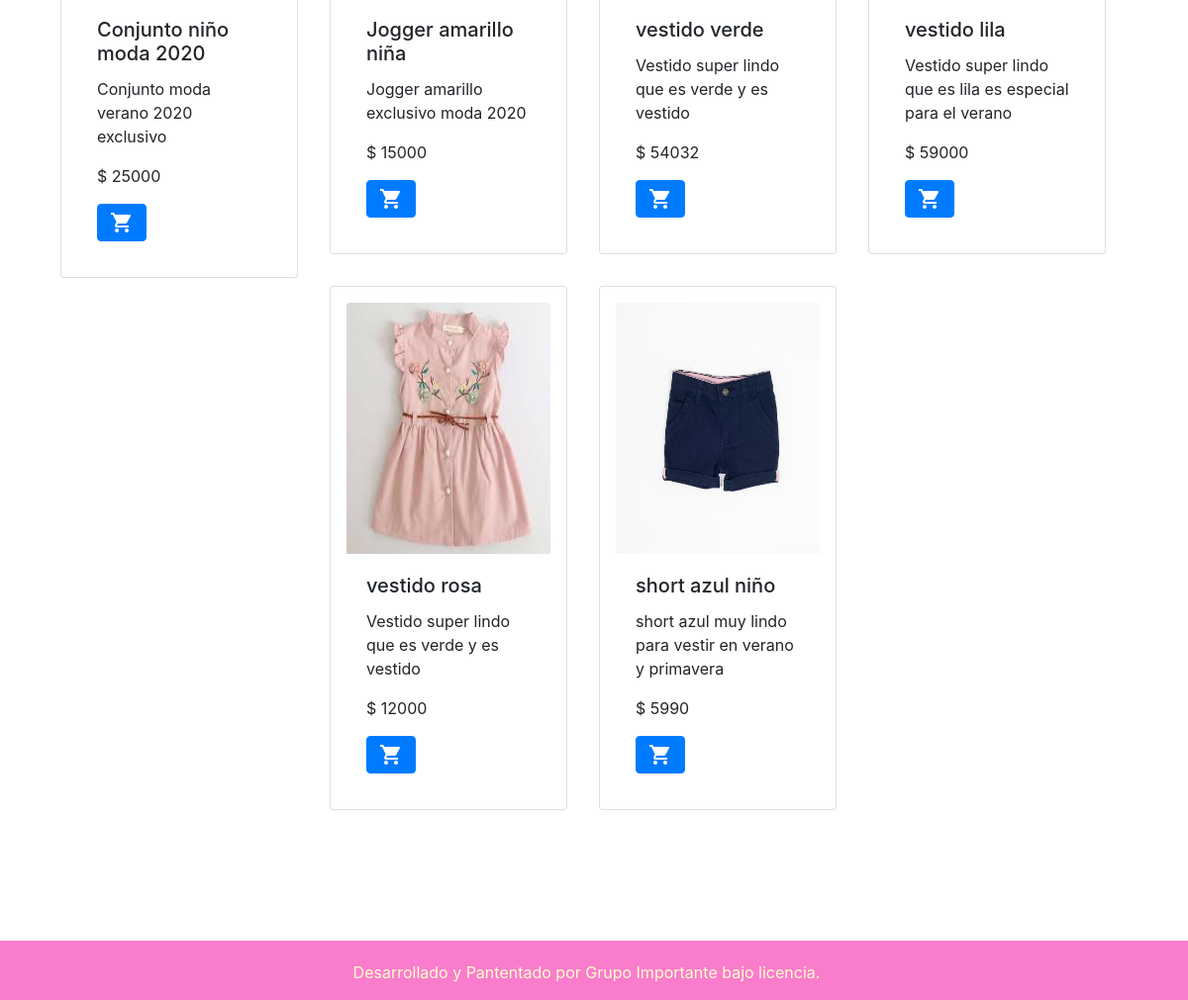
Before: /galeria (lower part) with the older database file.
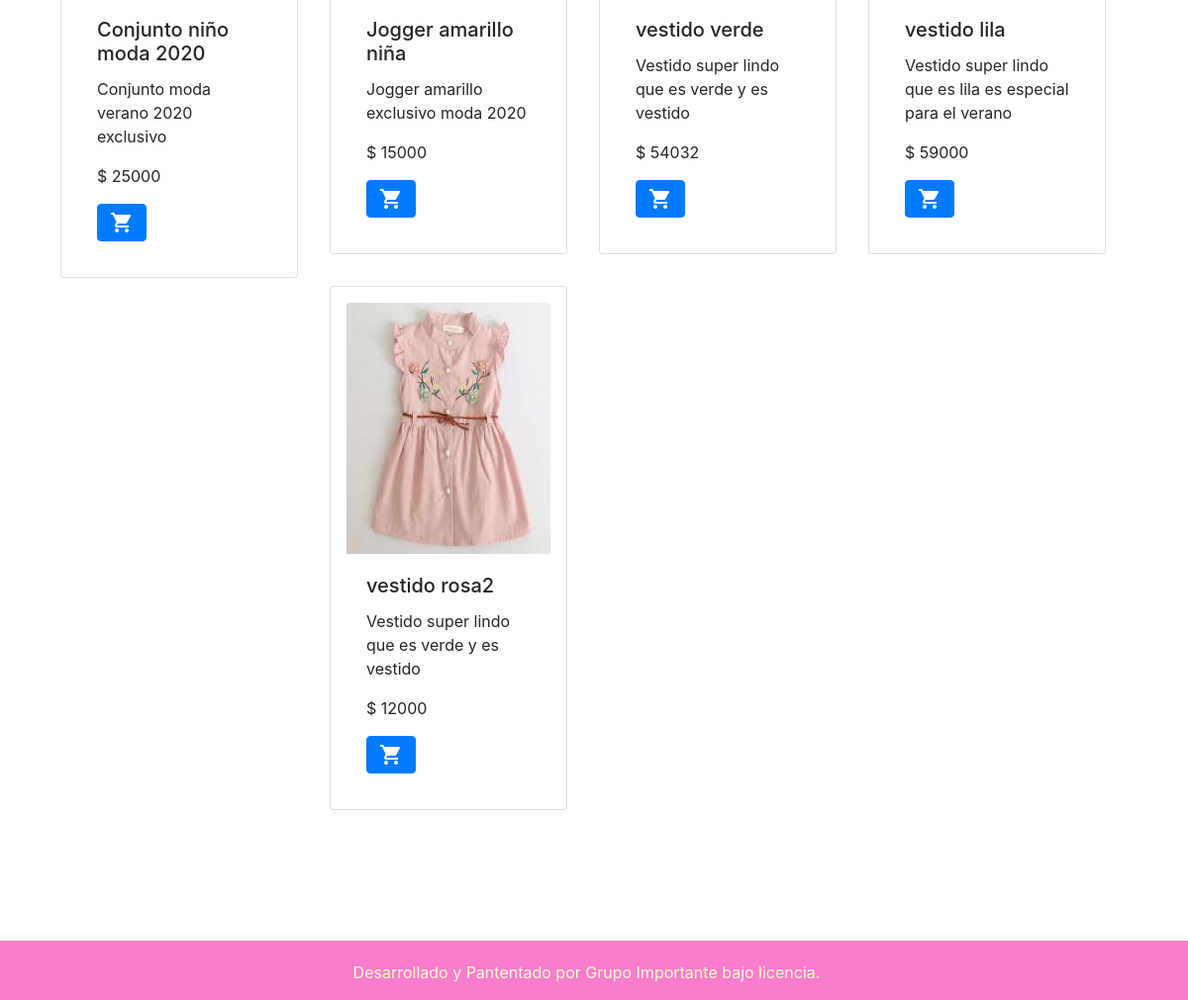
After: the same page with the newer database file.
### blog/models.py (models this page shows, shortened)
class Productos(models.Model):
    nombre = models.CharField(max_length=200)
    imagen = models.ImageField()
    valor = models.IntegerField()
    descripcion = models.CharField(max_length=200)
    active = models.BooleanField(default=True)

### blog/views.py (the view)
# urls.py: path('galeria', views.galeria, name='galeria'),
def galeria(request):
    Producto = Productos.objects.filter(active=True)
    return render(request, 'blog/galeria.html', {'Productos': Producto})

### blog/templates/blog/galeria.html (shortened to what this page needs)
{% extends 'blog/base.html' %} {% block content %} {% for producto in Productos %}
<div class="product-card card ">
    <div id="product-img">
        <img class="product-img card-img-top img-fluid" src="{{ producto.imagen.url}}" alt="{{producto.nombre}}">
    </div>
    <div class="card-body">
        <h5 class="card-title">{{producto.nombre}}</h5>
        <p class="card-text">{{producto.descripcion}}</p>
        <p class="">$ {{producto.valor}}</p>
        <a href="#" class="btn btn-primary">
         <i class="material-icons">shopping_cart</i>
        </a>
    </div>
</div>
{% endfor %}
{% endblock %}

### blog/templates/blog/base.html (shortened to what this page needs)
{% load static %}
{% load pwa %}
<html lang="es-es">
<head>
    <link rel="stylesheet" href="{% static 'css/blog.css' %}">
    <link rel="stylesheet" href="{% static 'css/custom.css' %}">
    <link rel="stylesheet" href="https://cdn.jsdelivr.net/npm/bootstrap@4.5.3/dist/css/bootstrap.min.css"
>
</head>
<body>
    <div id="wrap">
        <div id="main" class="container clear-top">
            <br>
            <br> {% block content %} {% endblock %}
        </div>
    </div>
    <footer class="footer">Desarrollado y Pantentado por Grupo Importante bajo licencia. </footer>
</body>
</html>

### blog/static/css/custom.css (style rules this page uses)
html, body { height: 100%; }
#wrap { min-height: 90%; padding: 1em; overflow: hidden; }
#main { overflow: auto; padding-bottom: 150px; }
.footer { position: relative; margin-top: -50px; height: 60px; clear: both; padding-top: 20px; color: #fffeca; background-color: #F97DCC; text-align: center; margin-left: -15px; }
.product-card { width: 15rem; margin: 1em; padding: 1em; float: left; }
.product-img { height: 254px !important; }

Changed rows visible on the page:
removed Productos: imagen (picture), nombre "short azul niño", descripcion "short azul muy lindo para vestir en verano y primavera", valor "5990"
changed Productos: nombre "vestido rosa" → "vestido rosa2"
